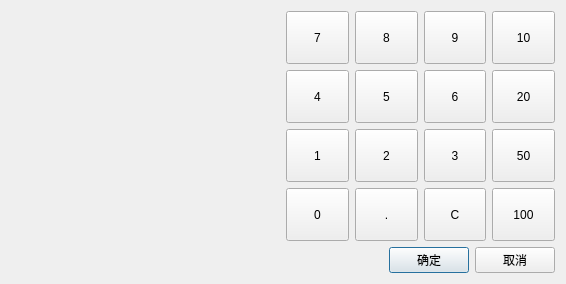
<?xml version="1.0" encoding="UTF-8"?>
<ui version="4.0">
 <class>w_scr_dish_main_qr_code_over_view_cash_pay</class>
 <widget class="QDialog" name="w_scr_dish_main_qr_code_over_view_cash_pay">
  <property name="geometry">
   <rect>
    <x>0</x>
    <y>0</y>
    <width>566</width>
    <height>284</height>
   </rect>
  </property>
  <property name="windowTitle">
   <string>Dialog</string>
  </property>
  <layout class="QVBoxLayout" name="verticalLayout_2">
   <item>
    <layout class="QHBoxLayout" name="horizontalLayout_2">
     <item>
      <layout class="QVBoxLayout" name="verticalLayout">
       <item>
        <widget class="lds_label_doublespinbox" name="lineEdit_cost" native="true">
         <property name="minimumSize">
          <size>
           <width>0</width>
           <height>40</height>
          </size>
         </property>
        </widget>
       </item>
       <item>
        <widget class="lds_label_doublespinbox" name="lineEdit_round" native="true">
         <property name="minimumSize">
          <size>
           <width>0</width>
           <height>40</height>
          </size>
         </property>
        </widget>
       </item>
       <item>
        <widget class="lds_label_doublespinbox" name="lineEdit_cash" native="true">
         <property name="minimumSize">
          <size>
           <width>0</width>
           <height>40</height>
          </size>
         </property>
        </widget>
       </item>
       <item>
        <widget class="lds_label_doublespinbox" name="lineEdit_money" native="true">
         <property name="minimumSize">
          <size>
           <width>0</width>
           <height>40</height>
          </size>
         </property>
        </widget>
       </item>
       <item>
        <widget class="lds_label_doublespinbox" name="lineEdit_change" native="true">
         <property name="minimumSize">
          <size>
           <width>0</width>
           <height>40</height>
          </size>
         </property>
        </widget>
       </item>
      </layout>
     </item>
     <item>
      <layout class="QGridLayout" name="gridLayout">
       <item row="2" column="1">
        <widget class="public_pushbutton_numkey" name="pushButton_12">
         <property name="sizePolicy">
          <sizepolicy hsizetype="Ignored" vsizetype="Expanding">
           <horstretch>0</horstretch>
           <verstretch>0</verstretch>
          </sizepolicy>
         </property>
         <property name="focusPolicy">
          <enum>Qt::NoFocus</enum>
         </property>
         <property name="text">
          <string>2</string>
         </property>
         <property name="outer_stylesheet" stdset="0">
          <string>pushbutton_key</string>
         </property>
        </widget>
       </item>
       <item row="1" column="3">
        <widget class="public_pushbutton_numkey" name="pushButton_7">
         <property name="sizePolicy">
          <sizepolicy hsizetype="Ignored" vsizetype="Expanding">
           <horstretch>0</horstretch>
           <verstretch>0</verstretch>
          </sizepolicy>
         </property>
         <property name="focusPolicy">
          <enum>Qt::NoFocus</enum>
         </property>
         <property name="text">
          <string>20</string>
         </property>
         <property name="outer_stylesheet" stdset="0">
          <string>pushbutton_key</string>
         </property>
        </widget>
       </item>
       <item row="3" column="1">
        <widget class="public_pushbutton_numkey" name="pushButton_16">
         <property name="sizePolicy">
          <sizepolicy hsizetype="Ignored" vsizetype="Expanding">
           <horstretch>0</horstretch>
           <verstretch>0</verstretch>
          </sizepolicy>
         </property>
         <property name="focusPolicy">
          <enum>Qt::NoFocus</enum>
         </property>
         <property name="text">
          <string>.</string>
         </property>
         <property name="outer_stylesheet" stdset="0">
          <string>pushbutton_key</string>
         </property>
        </widget>
       </item>
       <item row="2" column="2">
        <widget class="public_pushbutton_numkey" name="pushButton_9">
         <property name="sizePolicy">
          <sizepolicy hsizetype="Ignored" vsizetype="Expanding">
           <horstretch>0</horstretch>
           <verstretch>0</verstretch>
          </sizepolicy>
         </property>
         <property name="focusPolicy">
          <enum>Qt::NoFocus</enum>
         </property>
         <property name="text">
          <string>3</string>
         </property>
         <property name="outer_stylesheet" stdset="0">
          <string>pushbutton_key</string>
         </property>
        </widget>
       </item>
       <item row="0" column="1">
        <widget class="public_pushbutton_numkey" name="pushButton_2">
         <property name="sizePolicy">
          <sizepolicy hsizetype="Ignored" vsizetype="Expanding">
           <horstretch>0</horstretch>
           <verstretch>0</verstretch>
          </sizepolicy>
         </property>
         <property name="focusPolicy">
          <enum>Qt::NoFocus</enum>
         </property>
         <property name="text">
          <string>8</string>
         </property>
         <property name="outer_stylesheet" stdset="0">
          <string>pushbutton_key</string>
         </property>
        </widget>
       </item>
       <item row="2" column="0">
        <widget class="public_pushbutton_numkey" name="pushButton_10">
         <property name="sizePolicy">
          <sizepolicy hsizetype="Ignored" vsizetype="Expanding">
           <horstretch>0</horstretch>
           <verstretch>0</verstretch>
          </sizepolicy>
         </property>
         <property name="focusPolicy">
          <enum>Qt::NoFocus</enum>
         </property>
         <property name="text">
          <string>1</string>
         </property>
         <property name="outer_stylesheet" stdset="0">
          <string>pushbutton_key</string>
         </property>
        </widget>
       </item>
       <item row="1" column="0">
        <widget class="public_pushbutton_numkey" name="pushButton_6">
         <property name="sizePolicy">
          <sizepolicy hsizetype="Ignored" vsizetype="Expanding">
           <horstretch>0</horstretch>
           <verstretch>0</verstretch>
          </sizepolicy>
         </property>
         <property name="focusPolicy">
          <enum>Qt::NoFocus</enum>
         </property>
         <property name="text">
          <string>4</string>
         </property>
         <property name="outer_stylesheet" stdset="0">
          <string>pushbutton_key</string>
         </property>
        </widget>
       </item>
       <item row="0" column="0">
        <widget class="public_pushbutton_numkey" name="pushButton">
         <property name="sizePolicy">
          <sizepolicy hsizetype="Ignored" vsizetype="Expanding">
           <horstretch>0</horstretch>
           <verstretch>0</verstretch>
          </sizepolicy>
         </property>
         <property name="focusPolicy">
          <enum>Qt::NoFocus</enum>
         </property>
         <property name="text">
          <string>7</string>
         </property>
         <property name="outer_stylesheet" stdset="0">
          <string>pushbutton_key</string>
         </property>
        </widget>
       </item>
       <item row="1" column="1">
        <widget class="public_pushbutton_numkey" name="pushButton_8">
         <property name="sizePolicy">
          <sizepolicy hsizetype="Ignored" vsizetype="Expanding">
           <horstretch>0</horstretch>
           <verstretch>0</verstretch>
          </sizepolicy>
         </property>
         <property name="focusPolicy">
          <enum>Qt::NoFocus</enum>
         </property>
         <property name="text">
          <string>5</string>
         </property>
         <property name="outer_stylesheet" stdset="0">
          <string>pushbutton_key</string>
         </property>
        </widget>
       </item>
       <item row="1" column="2">
        <widget class="public_pushbutton_numkey" name="pushButton_5">
         <property name="sizePolicy">
          <sizepolicy hsizetype="Ignored" vsizetype="Expanding">
           <horstretch>0</horstretch>
           <verstretch>0</verstretch>
          </sizepolicy>
         </property>
         <property name="focusPolicy">
          <enum>Qt::NoFocus</enum>
         </property>
         <property name="text">
          <string>6</string>
         </property>
         <property name="outer_stylesheet" stdset="0">
          <string>pushbutton_key</string>
         </property>
        </widget>
       </item>
       <item row="2" column="3">
        <widget class="public_pushbutton_numkey" name="pushButton_11">
         <property name="sizePolicy">
          <sizepolicy hsizetype="Ignored" vsizetype="Expanding">
           <horstretch>0</horstretch>
           <verstretch>0</verstretch>
          </sizepolicy>
         </property>
         <property name="focusPolicy">
          <enum>Qt::NoFocus</enum>
         </property>
         <property name="text">
          <string>50</string>
         </property>
         <property name="outer_stylesheet" stdset="0">
          <string>pushbutton_key</string>
         </property>
        </widget>
       </item>
       <item row="3" column="3">
        <widget class="public_pushbutton_numkey" name="pushButton_17">
         <property name="sizePolicy">
          <sizepolicy hsizetype="Ignored" vsizetype="Expanding">
           <horstretch>0</horstretch>
           <verstretch>0</verstretch>
          </sizepolicy>
         </property>
         <property name="focusPolicy">
          <enum>Qt::NoFocus</enum>
         </property>
         <property name="text">
          <string>100</string>
         </property>
         <property name="outer_stylesheet" stdset="0">
          <string>pushbutton_key</string>
         </property>
        </widget>
       </item>
       <item row="0" column="2">
        <widget class="public_pushbutton_numkey" name="pushButton_3">
         <property name="sizePolicy">
          <sizepolicy hsizetype="Ignored" vsizetype="Expanding">
           <horstretch>0</horstretch>
           <verstretch>0</verstretch>
          </sizepolicy>
         </property>
         <property name="focusPolicy">
          <enum>Qt::NoFocus</enum>
         </property>
         <property name="text">
          <string>9</string>
         </property>
         <property name="outer_stylesheet" stdset="0">
          <string>pushbutton_key</string>
         </property>
        </widget>
       </item>
       <item row="3" column="2">
        <widget class="public_pushbutton_numkey" name="pushButton_15">
         <property name="sizePolicy">
          <sizepolicy hsizetype="Ignored" vsizetype="Expanding">
           <horstretch>0</horstretch>
           <verstretch>0</verstretch>
          </sizepolicy>
         </property>
         <property name="focusPolicy">
          <enum>Qt::NoFocus</enum>
         </property>
         <property name="text">
          <string>C</string>
         </property>
         <property name="outer_stylesheet" stdset="0">
          <string>pushbutton_key</string>
         </property>
        </widget>
       </item>
       <item row="3" column="0">
        <widget class="public_pushbutton_numkey" name="pushButton_14">
         <property name="sizePolicy">
          <sizepolicy hsizetype="Ignored" vsizetype="Expanding">
           <horstretch>0</horstretch>
           <verstretch>0</verstretch>
          </sizepolicy>
         </property>
         <property name="focusPolicy">
          <enum>Qt::NoFocus</enum>
         </property>
         <property name="text">
          <string>0</string>
         </property>
         <property name="outer_stylesheet" stdset="0">
          <string>pushbutton_key</string>
         </property>
        </widget>
       </item>
       <item row="0" column="3">
        <widget class="public_pushbutton_numkey" name="pushButton_4">
         <property name="sizePolicy">
          <sizepolicy hsizetype="Ignored" vsizetype="Expanding">
           <horstretch>0</horstretch>
           <verstretch>0</verstretch>
          </sizepolicy>
         </property>
         <property name="focusPolicy">
          <enum>Qt::NoFocus</enum>
         </property>
         <property name="text">
          <string>10</string>
         </property>
         <property name="outer_stylesheet" stdset="0">
          <string>pushbutton_key</string>
         </property>
        </widget>
       </item>
      </layout>
     </item>
    </layout>
   </item>
   <item>
    <layout class="QHBoxLayout" name="horizontalLayout">
     <item>
      <spacer name="horizontalSpacer">
       <property name="orientation">
        <enum>Qt::Horizontal</enum>
       </property>
       <property name="sizeHint" stdset="0">
        <size>
         <width>40</width>
         <height>20</height>
        </size>
       </property>
      </spacer>
     </item>
     <item>
      <widget class="lds_toolbar_button" name="pushButton_ok">
       <property name="text">
        <string>确定</string>
       </property>
       <property name="outer_stylesheet" stdset="0">
        <string>pushbutton</string>
       </property>
      </widget>
     </item>
     <item>
      <widget class="lds_toolbar_button" name="pushButton_cancel">
       <property name="text">
        <string>取消</string>
       </property>
       <property name="outer_stylesheet" stdset="0">
        <string>pushbutton</string>
       </property>
      </widget>
     </item>
    </layout>
   </item>
  </layout>
 </widget>
 <customwidgets>
  <customwidget>
   <class>lds_toolbar_button</class>
   <extends>QPushButton</extends>
   <header>lds_toolbar_button.h</header>
  </customwidget>
  <customwidget>
   <class>public_pushbutton_numkey</class>
   <extends>QPushButton</extends>
   <header>public_pushbutton_numkey.h</header>
  </customwidget>
  <customwidget>
   <class>lds_label_doublespinbox</class>
   <extends>QWidget</extends>
   <header>lds_label_doublespinbox.h</header>
   <container>1</container>
  </customwidget>
 </customwidgets>
 <resources/>
 <connections/>
</ui>
